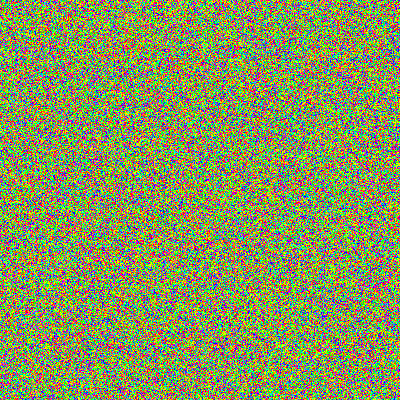
Frame 1 (no input)
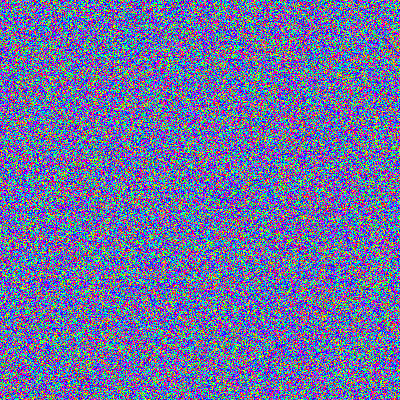
Frame 60 (the mouse pressed at the canvas centre just before this capture)
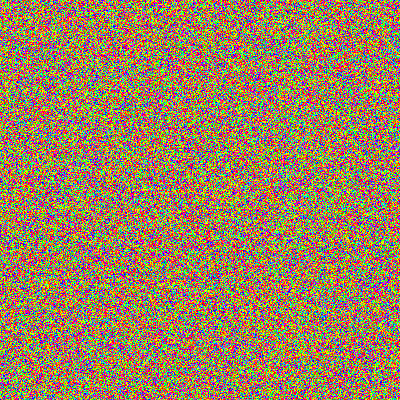
Frame 120 (the mouse held since frame 60 and released just before this capture)

The Processing sketch that drew these frames (run headless with seeded random() and noise(); from frame 60 on, the mouse is pressed at the canvas centre):

// Processing sketch: random_ebb
// ── random_ebb.pde
int[] hues;

void setup() {
  size(400, 400);
  frameRate(30);
  colorMode(HSB);
  hues = new int[width * height];
  int hue = 0;
  loadPixels();
  for (int i = 0; i < width * height; i++) {
    hue = int(random(0, 360));
    pixels[i] = color(hue, 255, 255);
    hues[i] = hue;
    hue = incHue(hue);
  }
  updatePixels();
}

void draw() {
  int start = millis();
  loadPixels();
  int hue;
  for (int i = 0; i < width * height; i++) {
    int delta;
    if ((frameCount % 60) < 10) {
      delta = int(random(1, 3));
    } else {
      delta = 2;
    }
    hue = incHue(hues[i], delta);
    hues[i] = hue;
    pixels[i] = color(hue, 255, 255);
  }
  updatePixels();  
  int end = millis();
  if (end - start > 1000 / frameRate) {
    print("Frame took too long");  
  }
}

int incHue(int hue) {
  return incHue(hue, 1);
}

int incHue(int hue, int delta) {
  return (hue + delta) & 0xFF; 
}
